Frame 1 (no input): blank canvas, image omitted
Frame 60 (the mouse pressed at the canvas centre just before this capture): blank canvas, image omitted
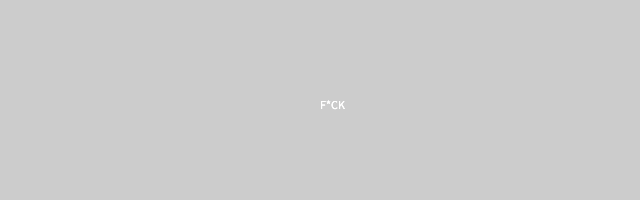
Frame 120 (the mouse held since frame 60 and released just before this capture)

The Processing sketch whose frames 1 and 60 were blank and that drew this single picture after the mouse press (run headless with seeded random() and noise(); from frame 60 on, the mouse is pressed at the canvas centre):

// Processing sketch: processing_54673
// ── processing_54673.pde

/**
 * Animator.
 * 
 * Click and drag to draw and start the program.
 * 
 * A simple animation tool that displays a continuous cycle of
 * twenty-four images. Each image is displayed for 30 milliseconds 
 * to create animation. While each image is displayed, it’s possible 
 * to draw directly into it by pressing the mouse and moving the cursor. 
 * 
 */

int currentFrame = 0;
PImage[] frames = new PImage[24];
int lastTime = 0;

void setup() 
{
  size(640, 200);
  strokeWeight(12);
  smooth();
  background(204);
  for (int i = 0; i < frames.length; i++) {
    frames[i] = get(); // Create a blank frame
  }
}

void draw() 
{
  int currentTime = millis();
  if (currentTime > lastTime+30) {
    nextFrame();
    lastTime = currentTime;
  }
  if (mousePressed == true) {
    text("F*CK",pmouseX, pmouseY, mouseX, mouseY);
  }
}

void nextFrame() 
{
  frames[currentFrame] = get(); // Get the display window
  currentFrame++; // Increment to next frame
  if (currentFrame >= frames.length) {
    currentFrame = 0;
  }
  image(frames[currentFrame], 0, 0);
}
